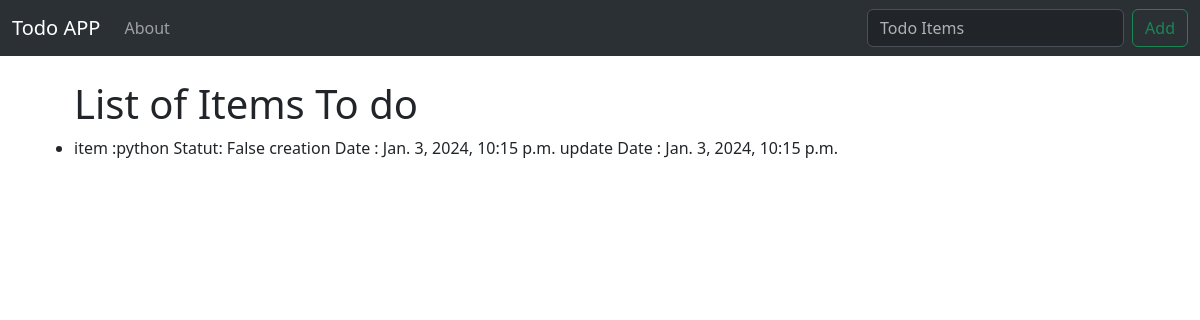
The page / on the database its author committed.
### todo_list/models.py (models this page shows, shortened)
class List(models.Model):
    item= models.CharField(max_length=200)
    create_time = models.DateTimeField(auto_now=False, auto_now_add=True)
    update = models.DateTimeField(auto_now=True, auto_now_add=False)
    completed = models.BooleanField(default = False)
    class Meta:
        verbose_name = "List"
        verbose_name_plural = "Lists"

### todo_list/views.py (the view)
# urls.py: path('', views.home, name='home'),
def home(request):
    items = List.objects.all
    return render(request, 'home.html', {'items': items})

### todo_list/templates/home.html (shortened to what this page needs)
{% extends "base.html" %}
{% block content %}
{% if items %}
<ul>
    <h1>List of Items To do</h1>
    {% for it in items  %}
        <li>item :{{it.item}}  Statut: {{it.completed}} creation Date : {{it.create_time}}  update Date : {{it.update}} </li>
    {% endfor %}
{% else %}
    <h1>No Item To do</h1>
</ul>
{% endif %}
{% endblock content %}

### rows shown on the page
List: item "python", completed "False", create_time "Jan. 3, 2024, 10:15 p.m.", update "Jan. 3, 2024, 10:15 p.m."
